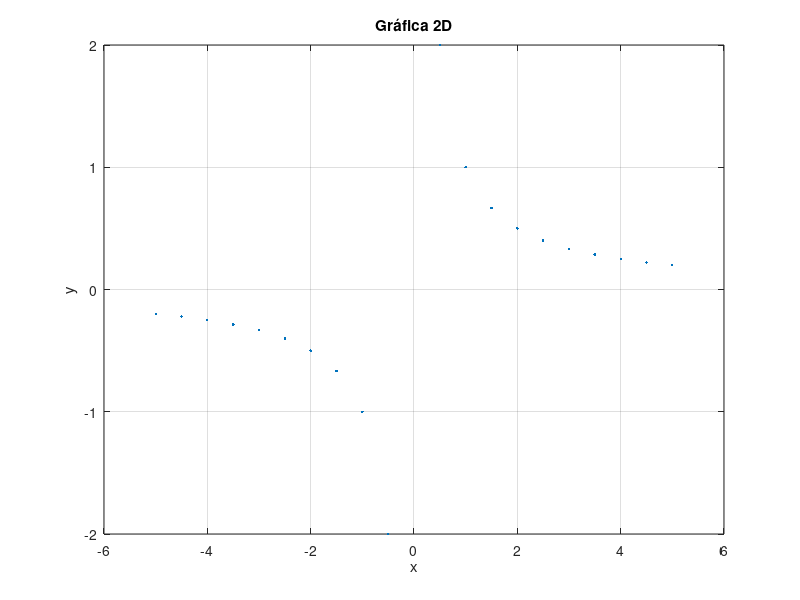

Write the MATLAB code that produced this figure.
clc
clear all
close all

%% Gráfica 2D apartir de datos

x = -5:0.5:5; %Vector x
y = 1./x; %Vector y

figure(1)
plot(x,y,".",'Linewidth',5)
grid
title("Gráfica 2D")
ylabel("y")
xlabel("x")
